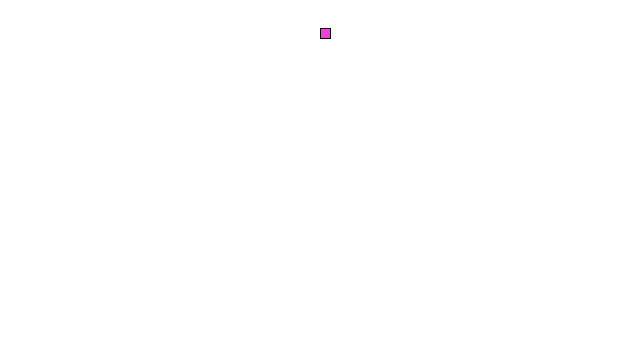
Frame 1 (no input)
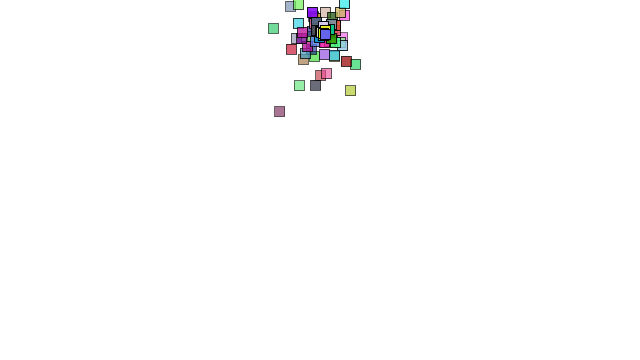
Frame 60 (the mouse pressed at the canvas centre just before this capture)
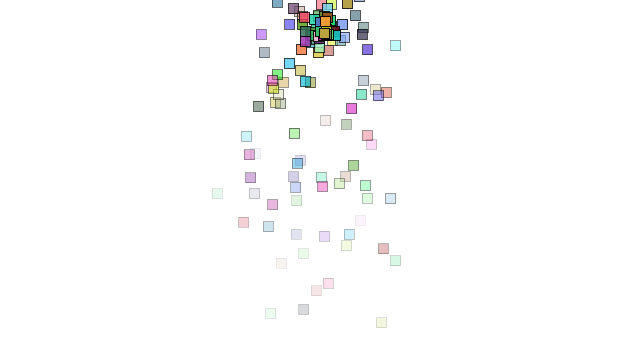
Frame 120 (the mouse held since frame 60 and released just before this capture)

The Processing sketch that drew these frames (run headless with seeded random() and noise(); from frame 60 on, the mouse is pressed at the canvas centre):

// Processing sketch: ParticleSketch
// ── ParticleSketch.pde
import java.util.Iterator;
ParticleSystem ps;

void setup() {
    size(640,360);
    ps = new ParticleSystem(new PVector(width / 2, 30));
}

void draw() {
    background(255);
    ps.addParticle();
    ps.run();
}

class ParticleSystem {
    ArrayList<Particle> particles;
    PVector origin;

    ParticleSystem(PVector location) {
        origin = location.get();
        particles = new ArrayList<Particle>();
    }

    void addParticle() {
        particles.add(new Particle(origin));
    }

    void run() {
        Iterator<Particle> it = particles.iterator();
        while (it.hasNext()) {
            Particle p = it.next();
            p.run();
            if (p.isDead())
                it.remove();
        }
    }
}

class Particle {
    PVector location;
    PVector velocity;
    PVector acceleration;
    float lifespan;
    color c;
    
    Particle(PVector l) {
        location = l.get();
        velocity = new PVector(random(-1, 1), random(-2, 0));
        acceleration = new PVector(0, 0.05);
        lifespan = 255;
        c = color(round(random(255)), round(random(255)), round(random(255)));
    }
    
    void update() {
        velocity.add(acceleration);
        location.add(velocity);
        lifespan -= 2.0;
    }
    
    void display() {
        stroke(0, lifespan);
        fill(c, lifespan);
        rect(location.x, location.y, 10, 10);
    }
    
    void run() {
        update();
        display();
    }
    
    boolean isDead() {
        return lifespan < 0.0;   
    }
}
